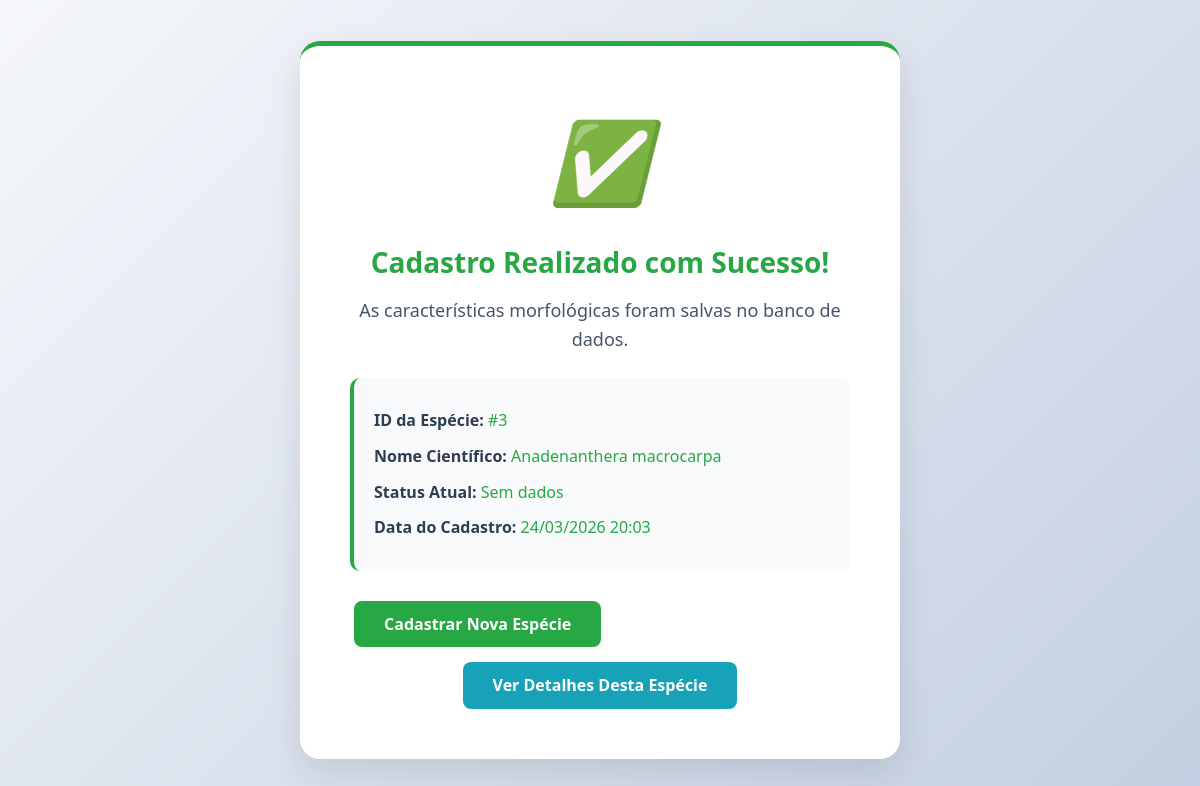
The app's page /penomato/src/Views/sucesso_cadastro.php?id=3 with its own data.
### tables this page shows
CREATE TABLE `especies_administrativo` (
  `id` int(11) NOT NULL,
  `nome_cientifico` varchar(255) NOT NULL,
  `status` enum('sem_dados','dados_internet','descrita','registrada','em_revisao','revisada','contestado','publicado') DEFAULT NULL,
  `data_dados_internet` datetime DEFAULT NULL,
  `data_descrita` datetime DEFAULT NULL,
  `data_registrada` datetime DEFAULT NULL,
  `data_revisada` datetime DEFAULT NULL,
  `data_contestado` datetime DEFAULT NULL,
  `data_publicado` datetime DEFAULT NULL,
  `autor_dados_internet_id` int(11) DEFAULT NULL,
  `autor_descrita_id` int(11) DEFAULT NULL,
  `autor_registrada_id` int(11) DEFAULT NULL,
  `autor_revisada_id` int(11) DEFAULT NULL,
  `autor_contestado_id` int(11) DEFAULT NULL,
  `autor_publicado_id` int(11) DEFAULT NULL,
  `motivo_contestado` text DEFAULT NULL,
  `data_primeiro_registro` datetime DEFAULT current_timestamp(),
  `data_revisao` datetime DEFAULT NULL,
  `observacoes_revisao` text DEFAULT NULL,
  `prioridade` enum('baixa','media','alta','urgente') DEFAULT 'media',
  `atribuido_a` int(11) DEFAULT NULL,
  `data_criacao` timestamp NULL DEFAULT current_timestamp(),
  `versao_registro` int(11) DEFAULT 1,
  `observacoes` text DEFAULT NULL,
  `data_ultima_atualizacao` datetime DEFAULT current_timestamp() ON UPDATE current_timestamp()
);

### penomato/src/Views/sucesso_cadastro.php (the view, shortened to what this page needs)
<?php
$id = $_GET['id'] ?? null;
$nome_cientifico = '';
$status = '';
if ($id) {
    try {
        $pdo = new PDO(
            "mysql:host=localhost;dbname=penomato;charset=utf8mb4",
            "root",
            "",
            [PDO::ATTR_ERRMODE => PDO::ERRMODE_EXCEPTION]
        );
        $stmt = $pdo->prepare("SELECT nome_cientifico, status FROM especies_administrativo WHERE id = ?");
        $stmt->execute([$id]);
        $resultado = $stmt->fetch(PDO::FETCH_ASSOC);
        if ($resultado) {
            $nome_cientifico = htmlspecialchars($resultado['nome_cientifico']);
            $status = $resultado['status'];
        }
    } catch (PDOException $e) {
        $nome_cientifico = '';
        $status = '';
    }
}
$status_amigavel = [
    'sem_dados' => 'Sem dados',
    'dados_internet' => 'Dados da internet (não verificados)',
    'descrita' => 'Descrita (dados próprios)',
    'registrada' => 'Registrada (com imagens)',
    'em_revisao' => 'Em revisão',
    'revisada' => 'Revisada',
    'contestado' => 'Contestada',
    'publicado' => 'Publicada'
];
$status_texto = $status_amigavel[$status] ?? $status;
?>
<!DOCTYPE html>
<html lang="pt-BR">
<head>
    <link rel="stylesheet" href="https://cdnjs.cloudflare.com/ajax/libs/font-awesome/6.4.2/css/all.min.css">
    <link rel="stylesheet" href="/penomato_mvp/assets/css/estilo.css">
</head>
<body>
<div class="success-container">
    <div class="success-icon">
        <i>✅</i>
    </div>
    <h1>Cadastro Realizado com Sucesso!</h1>
    <div class="message">
        As características morfológicas foram salvas no banco de dados.
    </div>
    <div class="details-box">
        <?php if ($id): ?>
            <div class="detail-item">
                <span class="detail-label">ID da Espécie:</span>
                <span class="detail-value">#<?= htmlspecialchars($id) ?></span>
            </div>
        <?php endif; ?>
        <?php if ($nome_cientifico): ?>
            <div class="detail-item">
                <span class="detail-label">Nome Científico:</span>
                <span class="detail-value"><?= $nome_cientifico ?></span>
            </div>
        <?php endif; ?>
        <div class="detail-item">
            <span class="detail-label">Status Atual:</span>
            <span class="detail-value"><?= $status_texto ?></span>
        </div>
        <div class="detail-item">
            <span class="detail-label">Data do Cadastro:</span>
            <span class="detail-value"><?= date('d/m/Y H:i') ?></span>
        </div>
    </div>
    <div class="buttons-container">
        <a href="confirmar_caracteristicas.php" class="btn btn-primary">
            Cadastrar Nova Espécie
        </a>
        <a href="busca_caracteristicas.php" class="btn btn-secondary">
        </a>
        <?php if ($id): ?>
            <a href="especie_detalhes.php?id=<?= $id ?>" class="btn btn-view">
                Ver Detalhes Desta Espécie
            </a>
        <?php endif; ?>
    </div>
</div>
</body>
</html>

### assets/css/estilo.css (style rules this page uses)
:root { --verde-900: #052e1c; --verde-800: #0b5e42; --verde-700: #0a4c35; --verde-600: #1a7a5a; --verde-400: #34c48a; --verde-100: #e8f5e9; --verde-50: #f0fdf6; --cor-primaria: var(--verde-800); --cor-primaria-hover: var(--verde-700); --cor-primaria-fundo: var(--verde-100); --cinza-900: #1a2634; --cinza-800: #2c3e50; --cinza-600: #475569; --cinza-400: #94a3b8; --cinza-300: #cbd5e1; --cinza-200: #e2e8f0; --cinza-100: #f1f5f9; --cinza-50: #f8fafc; --branco: #ffffff; --sucesso-texto: #155724; --sucesso-fundo: #d4edda; --sucesso-borda: #c3e6cb; --sucesso-cor: #28a745; --perigo-texto: #721c24; --perigo-fundo: #f8d7da; --perigo-borda: #f5c6cb; --perigo-cor: #dc3545; --aviso-texto: #856404; --aviso-fundo: #fff3cd; --aviso-borda: #ffc107; --aviso-cor: #e6ac00; --info-texto: #0c5460; --info-fundo: #d1ecf1; --info-borda: #bee5eb; --info-cor: #17a2b8; --status-sem-dados: #94a3b8; --status-dados-internet:#64748b; --status-descrita: #d97706; --status-registrada: #0891b2; --status-em-revisao: #7c3aed; --status-revisada: #1d4ed8; --status-contestado: #dc2626; --status-publicado: #16a34a; --fonte-principal: 'Segoe UI', Tahoma, Geneva, Verdana, sans-serif; --fonte-mono: 'Courier New', Courier, monospace; --texto-xs: 0.72rem; --texto-sm: 0.85rem; --texto-base: 1rem; --texto-md: 1.05rem; --texto-lg: 1.2rem; --texto-xl: 1.4rem; --texto-2xl: 1.75rem; --texto-3xl: 2.2rem; --peso-normal: 400; --peso-medio: 500; --peso-semi: 600; --peso-bold: 700; --linha-base: 1.6; --linha-apertada:1.3; --linha-larga: 1.8; --esp-1: 4px; --esp-2: 8px; --esp-3: 12px; --esp-4: 16px; --esp-5: 20px; --esp-6: 24px; --esp-8: 32px; --esp-10: 40px; --esp-12: 48px; --esp-16: 64px; --raio-sm: 6px; --raio-md: 10px; --raio-lg: 16px; --raio-xl: 24px; --raio-pill: 999px; --sombra-sm: 0 1px 3px rgba(0,0,0,0.08); --sombra-md: 0 2px 8px rgba(0,0,0,0.10); --sombra-lg: 0 4px 20px rgba(0,0,0,0.13); --sombra-foco:0 0 0 3px rgba(11,94,66,0.18); --transicao: 0.2s ease; }
*, *::before, *::after { box-sizing: border-box; margin: 0; padding: 0; }
html { font-size: 16px; scroll-behavior: smooth; -webkit-text-size-adjust: 100%; }
body { font-family: var(--fonte-principal); font-size: var(--texto-base); line-height: var(--linha-base); color: var(--cinza-800); background: var(--cinza-50); -webkit-font-smoothing: antialiased; }
a { color: var(--cor-primaria); text-decoration: none; }
h1, h2, h3, h4, h5, h6 { font-weight: var(--peso-bold); line-height: var(--linha-apertada); color: var(--cinza-900); }
h1 { font-size: var(--texto-3xl); }
.btn { display: inline-flex; align-items: center; gap: var(--esp-2); padding: var(--esp-2) var(--esp-5); border: none; border-radius: var(--raio-md); font-size: var(--texto-sm); font-weight: var(--peso-semi); cursor: pointer; text-decoration: none; transition: background var(--transicao), transform var(--transicao), box-shadow var(--transicao); white-space: nowrap; line-height: 1.4; }
.btn-primario, .btn-primary { background: var(--cor-primaria); color: var(--branco); }
.btn-neutro, .btn-secondary { background: var(--cinza-200); color: var(--cinza-800); }

### records on screen
especies_administrativo: nome_cientifico "Anadenanthera macrocarpa", status "Sem dados"

### other values on screen
$id "3"
